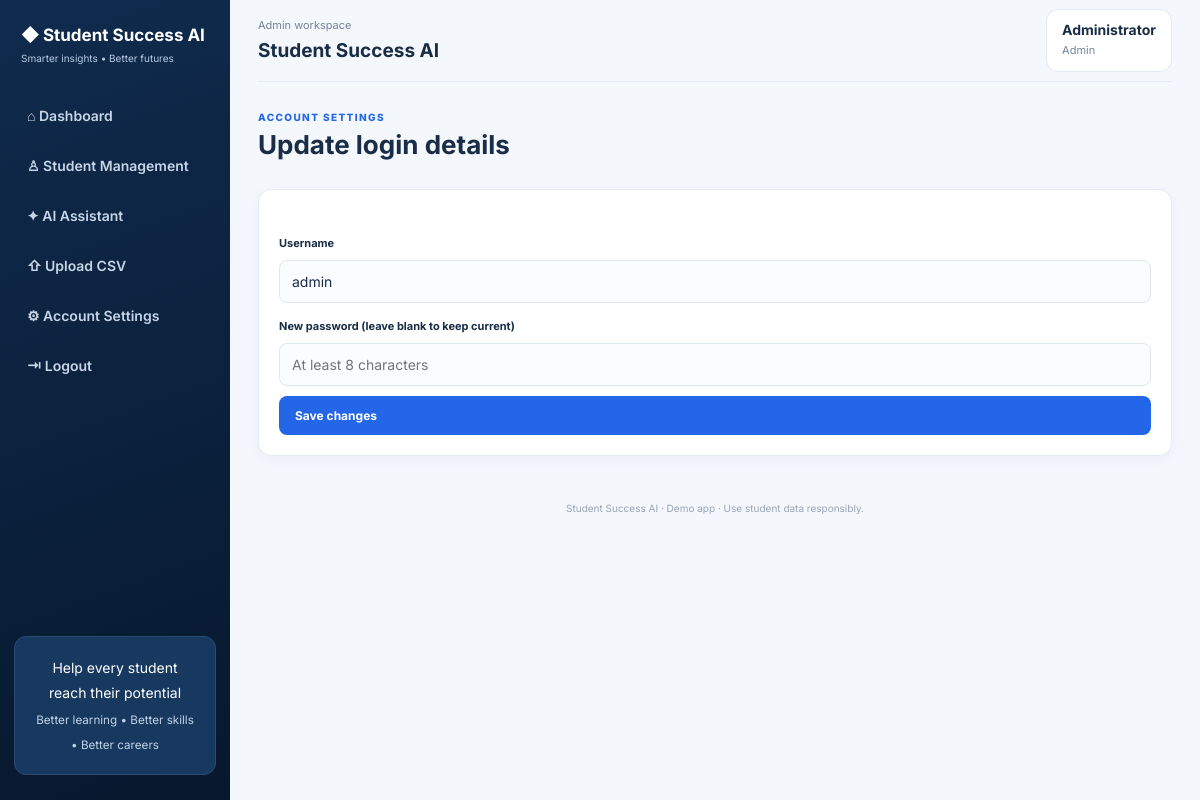
The app's page /settings (signed in) with its own data.
### tables this page shows
CREATE TABLE users(id INTEGER PRIMARY KEY,username TEXT UNIQUE,password_hash TEXT,role TEXT,student_id TEXT,display_name TEXT);

### app.py (the view, shortened to what this page needs)
@app.route('/settings',methods=['GET','POST'])
def settings():
 u=who()
 if not u:return redirect(url_for('login'))
 if u['role'] not in ('admin','staff'): flash('Settings are available to staff/admin.'); return redirect(url_for('dashboard'))
 return render_template('settings.html',user=u)

### app.py (called while the page is built)
def db():
 c=sqlite3.connect(DB); c.row_factory=sqlite3.Row; return c

def who():
 if not session.get('uid'): return None
 with db() as c: return c.execute('SELECT * FROM users WHERE id=?',(session['uid'],)).fetchone()

### templates/settings.html
{% extends "base.html" %}{% block content %}<section class="welcome"><div><small class="eyebrow">ACCOUNT SETTINGS</small><h1>Update login details</h1></div></section><section class="panel settings"><form method="post"><label>Username</label><input name="username" value="{{user['username']}}" required><label>New password (leave blank to keep current)</label><input type="password" name="password" minlength="8" placeholder="At least 8 characters"><button class="btn primary">Save changes</button></form></section>{% endblock %}

### templates/base.html
<!doctype html><html><head><meta charset="utf-8"><meta name="viewport" content="width=device-width,initial-scale=1"><title>Student Success AI</title><link rel="stylesheet" href="{{url_for('static',filename='style.css')}}"></head><body>{% if user %}<aside class="sidebar"><div class="brand"><b>◆ Student Success AI</b><small>Smarter insights • Better futures</small></div><nav><a href="{{url_for('dashboard')}}">⌂ Dashboard</a><a href="{{url_for('dashboard')}}">♙ Student Management</a><a href="{{url_for('ai')}}">✦ AI Assistant</a>{% if user['role']=='admin' %}<a href="{{url_for('upload')}}">⇧ Upload CSV</a>{% endif %}{% if user['role'] in ['admin','staff'] %}<a href="{{url_for('settings')}}">⚙ Account Settings</a>{% endif %}<a href="{{url_for('logout')}}">⇥ Logout</a></nav><div class="side-note">Help every student reach their potential<br><small>Better learning • Better skills • Better careers</small></div></aside>{% endif %}<main class="{% if user %}main{% else %}login-main{% endif %}">{% if user %}<header class="topbar"><div><small>{{user['role']|title}} workspace</small><h2>Student Success AI</h2></div><div class="userpill"><b>{{user['display_name']}}</b><small>{{user['role']|title}}</small></div></header>{% endif %}{% with msgs=get_flashed_messages(with_categories=true) %}{% for cat,msg in msgs %}<div class="flash {{cat}}">{{msg}}</div>{% endfor %}{% endwith %}{% block content %}{% endblock %}<footer>Student Success AI · Demo app · Use student data responsibly.</footer></main></body></html>

### static/style.css (style rules this page uses)
:root { --blue:#2367e8;--navy:#102b4e;--bg:#f4f7fc;--text:#192d46;--muted:#75849a;--line:#e5ebf4 }
* { box-sizing:border-box }
body { margin:0;background:var(--bg);font:14px Inter,Segoe UI,sans-serif;color:var(--text) }
.sidebar { position:fixed;inset:0 auto 0 0;width:230px;background:linear-gradient(160deg,#102b4e,#07182e);color:white;padding:25px 14px;display:flex;flex-direction:column }
.brand { font-size:17px;padding:0 7px 30px }
.brand small { display:block;font-size:10px;color:#b8cbe3;margin-top:7px }
.sidebar nav { display:grid;gap:7px }
.sidebar nav a { color:#c7d5e7;text-decoration:none;padding:13px;border-radius:8px;font-weight:600 }
.side-note { margin-top:auto;background:#17395f;border:1px solid #2b4b70;border-radius:12px;padding:18px;text-align:center;line-height:1.8 }
.side-note small { color:#c1d3e7 }
.main { margin-left:230px;padding:0 28px 20px;min-height:100vh }
.topbar { height:82px;border-bottom:1px solid var(--line);display:flex;justify-content:space-between;align-items:center;margin-bottom:25px }
.topbar h2 { margin:4px 0;font-size:19px }
.topbar small,.muted { color:var(--muted);font-size:11px;line-height:1.6 }
.userpill { background:white;border:1px solid var(--line);padding:11px 15px;border-radius:12px }
.userpill small { display:block;margin-top:4px }
.welcome { display:flex;justify-content:space-between;align-items:center;gap:20px;margin:12px 0 24px }
.welcome h1 { font-size:26px;margin:5px 0 }
.eyebrow { color:var(--blue);font-size:10px;letter-spacing:1.4px;font-weight:800 }
.btn { display:inline-flex;border:0;border-radius:8px;padding:12px 16px;text-decoration:none;font:700 12px Inter;cursor:pointer }
.primary { background:var(--blue);color:white }
.stat,.panel { background:white;border:1px solid var(--line);border-radius:13px;box-shadow:0 4px 15px #203e650b;padding:20px }
.panel { margin-bottom:18px }
.aiLayout form,.settings form,.login-card form { display:grid;gap:10px;margin-top:20px }
label { font-size:11px;font-weight:700;margin-top:6px }
input,select,textarea { width:100%;padding:12px;border:1px solid #dfe6f0;border-radius:8px;background:#fbfcff;font:inherit;color:var(--text) }
footer { text-align:center;color:#9aa5b5;font-size:10px;padding:28px 0 8px }
a { color:var(--blue) }

### records on screen
users: role "Admin", display_name "Administrator", username "admin"
